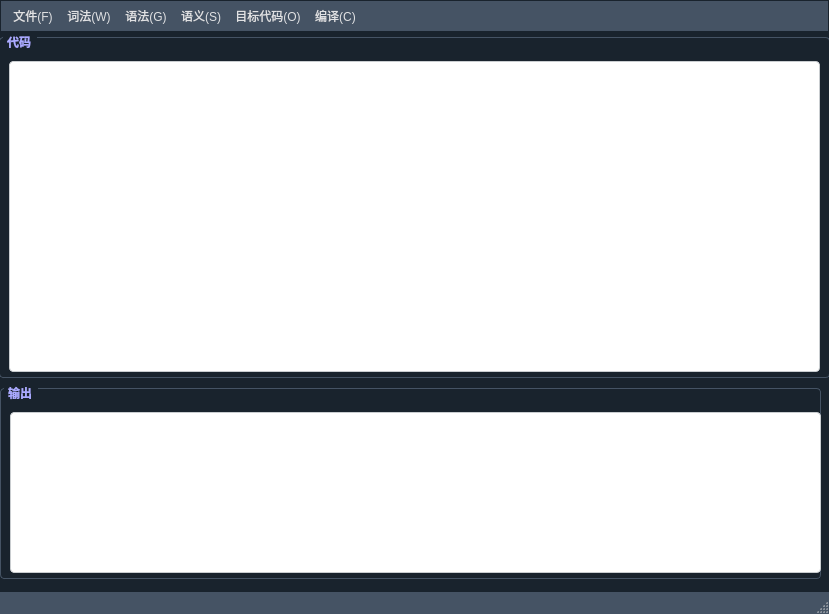
<?xml version="1.0" encoding="UTF-8"?>
<ui version="4.0">
 <class>myCompilerClass</class>
 <widget class="QMainWindow" name="myCompilerClass">
  <property name="geometry">
   <rect>
    <x>0</x>
    <y>0</y>
    <width>829</width>
    <height>614</height>
   </rect>
  </property>
  <property name="windowTitle">
   <string>Light Compiler Based on LR1 Metod(to be continued)</string>
  </property>
  <property name="windowIcon">
   <iconset resource="myCompiler.qrc">
    <normaloff>:/myCompiler/picture/icon.png</normaloff>:/myCompiler/picture/icon.png</iconset>
  </property>
  <widget class="QWidget" name="centralWidget">
   <property name="styleSheet">
    <string notr="true">QWidget {
  background-color: #19232D;
  border: 0px solid #455364;
  padding: 0px;
  color: #E0E1E3;
  selection-background-color: #346792;
  selection-color: #E0E1E3;
}

QWidget:disabled {
  background-color: #19232D;
  color: #9DA9B5;
  selection-background-color: #26486B;
  selection-color: #9DA9B5;
}

QWidget::item:selected {
  background-color: #346792;
}

QWidget::item:hover:!selected {
  background-color: #1A72BB;
}</string>
   </property>
   <widget class="QGroupBox" name="groupBox">
    <property name="geometry">
     <rect>
      <x>-1</x>
      <y>-1</y>
      <width>831</width>
      <height>351</height>
     </rect>
    </property>
    <property name="styleSheet">
     <string notr="true">QGroupBox {
	color: rgb(170, 170, 255);
  font-weight: bold;
  border: 1px solid #455364;
  border-radius: 4px;
  padding: 2px;
  margin-top: 6px;
  margin-bottom: 4px;
}

QGroupBox::title {
  rgb(255, 255, 255)
  subcontrol-origin: margin;
  subcontrol-position: top left;
  left: 4px;
  padding-left: 2px;
  padding-right: 4px;
  padding-top: -4px;
}

QGroupBox::indicator {
  margin-left: 2px;
  margin-top: 2px;
  padding: 0;
  height: 14px;
  width: 14px;
}
</string>
    </property>
    <property name="title">
     <string>代码</string>
    </property>
    <widget class="QTextEdit" name="textEdit">
     <property name="geometry">
      <rect>
       <x>10</x>
       <y>30</y>
       <width>811</width>
       <height>311</height>
      </rect>
     </property>
     <property name="font">
      <font>
       <family>Consolas</family>
      </font>
     </property>
     <property name="styleSheet">
      <string notr="true">QTextEdit {
  background-color: #FFFFFF;
  color: #19232D;
  border-radius: 4px;
  border: 1px solid #C9CDD0;
}

QTextEdit:focus {
  border: 1px solid #73C7FF;
}

QTextEdit:selected {
  background: #9FCBFF;
  color: #C9CDD0;
}</string>
     </property>
    </widget>
   </widget>
   <widget class="QGroupBox" name="groupBox_2">
    <property name="geometry">
     <rect>
      <x>0</x>
      <y>350</y>
      <width>821</width>
      <height>201</height>
     </rect>
    </property>
    <property name="styleSheet">
     <string notr="true">QGroupBox {
	color: rgb(170, 170, 255);
  font-weight: bold;
  border: 1px solid #455364;
  border-radius: 4px;
  padding: 2px;
  margin-top: 6px;
  margin-bottom: 4px;
}

QGroupBox::title {
  rgb(255, 255, 255)
  subcontrol-origin: margin;
  subcontrol-position: top left;
  left: 4px;
  padding-left: 2px;
  padding-right: 4px;
  padding-top: -4px;
}

QGroupBox::indicator {
  margin-left: 2px;
  margin-top: 2px;
  padding: 0;
  height: 14px;
  width: 14px;
}
</string>
    </property>
    <property name="title">
     <string>输出</string>
    </property>
    <widget class="QTextBrowser" name="textBrowser">
     <property name="geometry">
      <rect>
       <x>10</x>
       <y>30</y>
       <width>811</width>
       <height>161</height>
      </rect>
     </property>
     <property name="font">
      <font>
       <family>宋体</family>
      </font>
     </property>
     <property name="styleSheet">
      <string notr="true">QTextBrowser {
	background-color: rgb(255, 255, 255);
  
  color: #19232D;
  border-radius: 4px;
  border: 1px solid #C9CDD0;
}</string>
     </property>
    </widget>
   </widget>
  </widget>
  <widget class="QMenuBar" name="menuBar">
   <property name="geometry">
    <rect>
     <x>0</x>
     <y>0</y>
     <width>829</width>
     <height>35</height>
    </rect>
   </property>
   <property name="styleSheet">
    <string notr="true">QMenuBar {
  background-color: #455364;
  padding: 2px;
  border: 1px solid #19232D;
  color: #E0E1E3;
  selection-background-color: #1A72BB;
}

QMenuBar:focus {
  border: 1px solid #346792;
}

QMenuBar::item {
  background: transparent;
  padding: 4px;
}

QMenuBar::item:selected {
  padding: 4px;
  background: transparent;
  border: 0px solid #455364;
  background-color: #1A72BB;
}</string>
   </property>
   <widget class="QMenu" name="menu_F">
    <property name="title">
     <string>文件(F)</string>
    </property>
    <property name="toolTipsVisible">
     <bool>false</bool>
    </property>
    <addaction name="action_Code"/>
    <addaction name="action_Grammar"/>
   </widget>
   <widget class="QMenu" name="menu_W">
    <property name="title">
     <string>词法(W)</string>
    </property>
    <addaction name="action_Token"/>
    <addaction name="action_DFA"/>
   </widget>
   <widget class="QMenu" name="menu_G">
    <property name="title">
     <string>语法(G)</string>
    </property>
    <addaction name="action_Table"/>
    <addaction name="action_Process"/>
    <addaction name="action_Tree"/>
    <addaction name="actionLR_1_DFA"/>
   </widget>
   <widget class="QMenu" name="menu_C">
    <property name="font">
     <font>
      <weight>75</weight>
      <bold>true</bold>
     </font>
    </property>
    <property name="styleSheet">
     <string notr="true">Qmenu{
rgb(54, 0, 161)
qradialgradient(spread:pad, cx:0.5, cy:0.5, radius:0.5, fx:0.5, fy:0.5, stop:0 rgba(255, 235, 235, 206), stop:0.35 rgba(255, 188, 188, 80), stop:0.4 rgba(255, 162, 162, 80), stop:0.425 rgba(255, 132, 132, 156), stop:0.44 rgba(252, 128, 128, 80), stop:1 rgba(255, 255, 255, 0))
};</string>
    </property>
    <property name="title">
     <string>编译(C)</string>
    </property>
    <addaction name="action_Run"/>
    <addaction name="action_Restart"/>
   </widget>
   <widget class="QMenu" name="menu_S">
    <property name="title">
     <string>语义(S)</string>
    </property>
    <addaction name="action_Quaternion"/>
    <addaction name="action_Func"/>
    <addaction name="action_Var"/>
   </widget>
   <widget class="QMenu" name="menu_O">
    <property name="title">
     <string>目标代码(O)</string>
    </property>
    <addaction name="actionMIPS_code"/>
   </widget>
   <addaction name="menu_F"/>
   <addaction name="menu_W"/>
   <addaction name="menu_G"/>
   <addaction name="menu_S"/>
   <addaction name="menu_O"/>
   <addaction name="menu_C"/>
  </widget>
  <widget class="QStatusBar" name="statusBar">
   <property name="styleSheet">
    <string notr="true">QStatusBar {
	color: rgb(255, 255, 255);
  border: 1px solid #455364;
  /* Fixes Spyder #9120, #9121 */
  background: #455364;
  /* Fixes #205, white vertical borders separating items */
}

QStatusBar::item {
  border: none;
}

QStatusBar QToolTip {
  background-color: #1A72BB;
  border: 1px solid #19232D;
  color: #19232D;
  /* Remove padding, for fix combo box tooltip */
  padding: 0px;
  /* Reducing transparency to read better */
  opacity: 230;
}

QStatusBar QLabel {
  /* Fixes Spyder #9120, #9121 */
  background: transparent;
}
</string>
   </property>
  </widget>
  <action name="action_Code">
   <property name="text">
    <string>导入源代码</string>
   </property>
  </action>
  <action name="action_Grammar">
   <property name="text">
    <string>导入文法</string>
   </property>
  </action>
  <action name="actionDFA">
   <property name="text">
    <string>DFA</string>
   </property>
  </action>
  <action name="action_Token">
   <property name="text">
    <string>Token</string>
   </property>
  </action>
  <action name="action_DFA">
   <property name="text">
    <string>DFA</string>
   </property>
  </action>
  <action name="action_Table">
   <property name="text">
    <string>Action Goto Table</string>
   </property>
  </action>
  <action name="action_Process">
   <property name="text">
    <string>归约过程</string>
   </property>
  </action>
  <action name="action_Tree">
   <property name="text">
    <string>语法分析树</string>
   </property>
  </action>
  <action name="action_Run">
   <property name="text">
    <string>开始编译</string>
   </property>
  </action>
  <action name="action_Restart">
   <property name="text">
    <string>重置</string>
   </property>
  </action>
  <action name="actionLR_1_DFA">
   <property name="text">
    <string>LR(1)  DFA</string>
   </property>
  </action>
  <action name="action_Quaternion">
   <property name="text">
    <string>四元式</string>
   </property>
  </action>
  <action name="action_Vartable">
   <property name="text">
    <string>变量表</string>
   </property>
  </action>
  <action name="action_FuncTable">
   <property name="text">
    <string>函数表</string>
   </property>
  </action>
  <action name="actionMIPS_code">
   <property name="text">
    <string>MIPS code</string>
   </property>
  </action>
  <action name="action_Func">
   <property name="text">
    <string>函数表</string>
   </property>
  </action>
  <action name="action_Var">
   <property name="text">
    <string>变量表</string>
   </property>
  </action>
 </widget>
 <layoutdefault spacing="6" margin="11"/>
 <resources>
  <include location="myCompiler.qrc"/>
 </resources>
 <connections/>
</ui>
